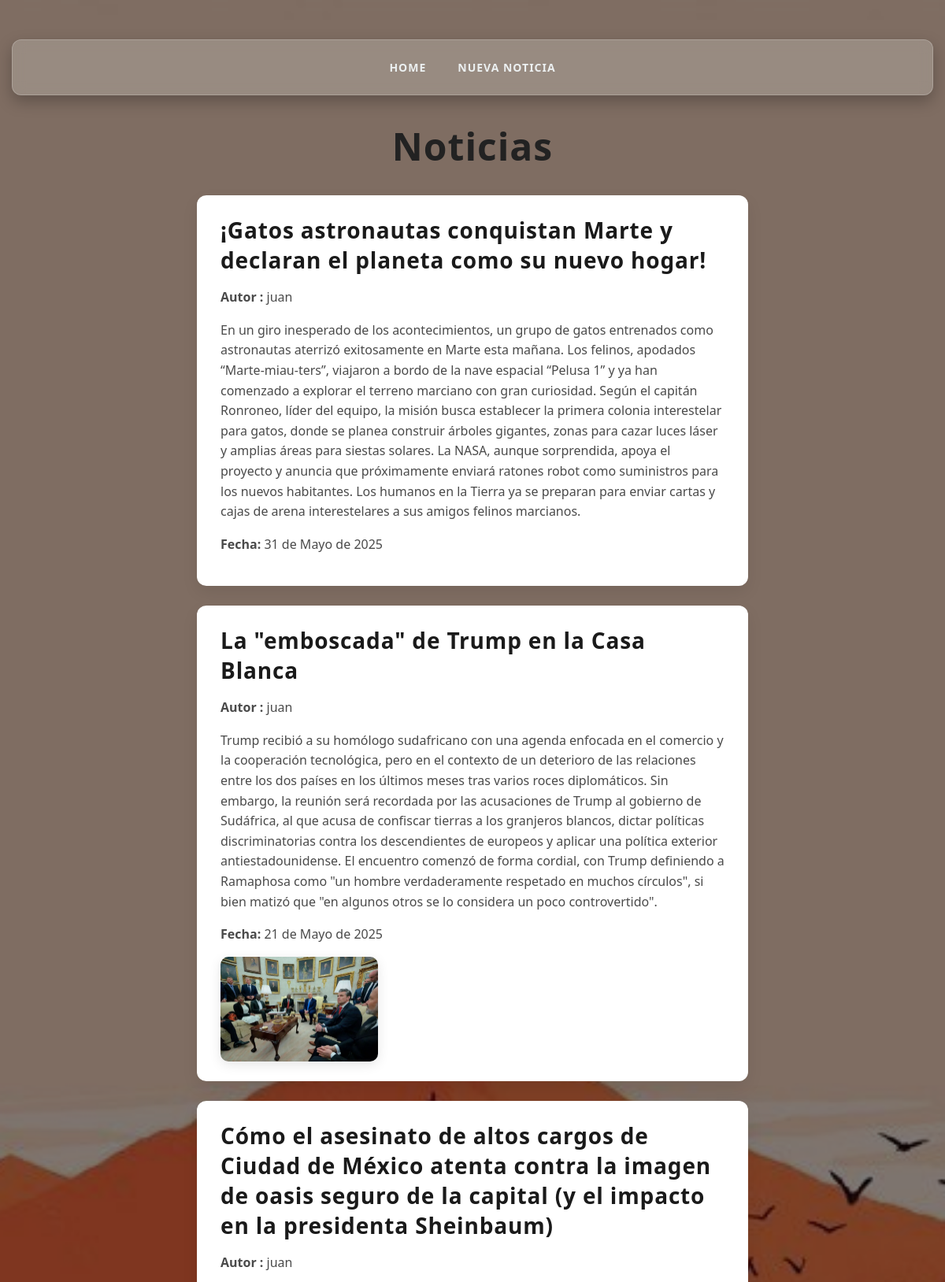
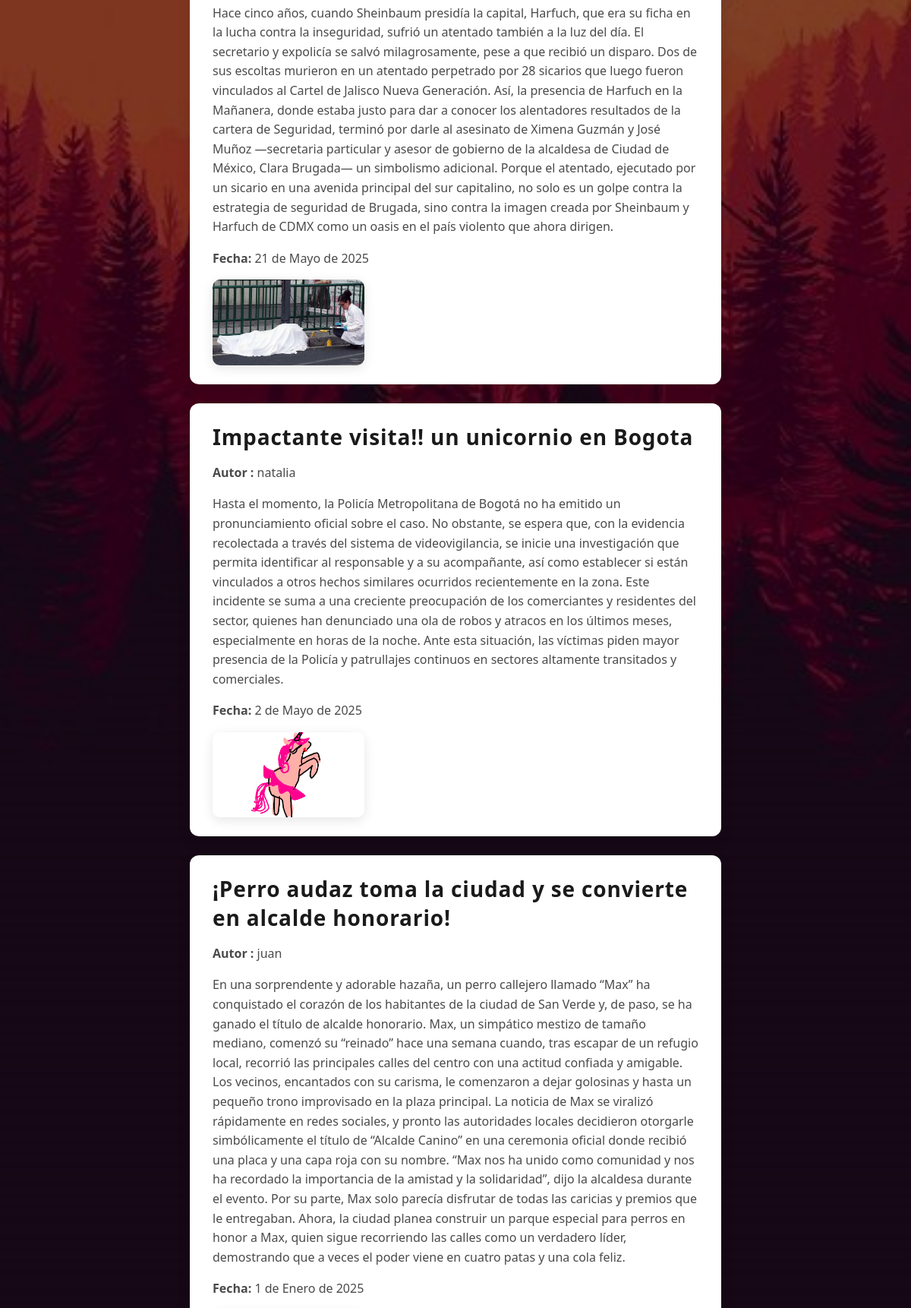
The app's page /listar/ (upper part) with its own data (2 pictures, top to bottom).
### applications/Noticia/models.py (models this page shows, shortened)
class Noticia(models.Model):
    autor = models.ForeignKey(User, on_delete=models.CASCADE)
    Titulo = models.CharField('Título de la noticia', max_length=400, unique=True)
    Parrafo = models.TextField('Contenido de la Noticia', max_length=10000)
    Fecha_Publicacion = models.DateField('Fecha de publicación')
    imagen = models.ImageField(upload_to='Noticia/', blank=True, null=True)

### applications/Noticia/views.py (the view)
# urls.py: path('listar/', views.ListarNoticias.as_view(), name='listar_noticias'),
class ListarNoticias(ListView):
    model = Noticia
    template_name = 'noticia/listar_noticias.html'
    context_object_name = 'noticias'
    queryset = Noticia.objects.all().order_by('-Fecha_Publicacion')

### templates/noticia/listar_noticias.html (shortened to what this page needs)
{% load static %}
<!DOCTYPE html>
<head>
    <link rel="stylesheet" type="text/css" href="{% static 'css/fondoNoticia.css' %}">
</head>
<body>
    <nav class="menu">
    <link rel="stylesheet" type="text/css" href="{% static 'css/barra_navegacion.css' %}">
        <a class="item" href="{% url 'Home' %}">Home</a>
        <a class="item" href="{% url 'crear_noticia' %}">Nueva Noticia</a>
    </nav>
    <h1>Noticias</h1>
        <link rel="stylesheet" type="text/css" href="{% static 'css/estilo_lista.css' %}">
    <ul>
        {% for noticia in noticias %}
            <li>
                <h2>{{ noticia.Titulo }}</h2>
                <p><strong> Autor : </strong> {{ noticia.autor }}</p>
                <p>{{ noticia.Parrafo }}</p>
                <p><strong>Fecha:</strong> {{ noticia.Fecha_Publicacion }}</p>
                {% if noticia.imagen %}
                    <img src="{{ noticia.imagen.url }}" alt="Imagen de la noticia" width="200">
                {% endif %}
            </li>
        {% empty %}
            <li>No hay noticias registradas por ahora.</li>
        {% endfor %}
    </ul>
</body>
</html>

### static/css/fondoNoticia.css (style rules this page uses)
body { margin: 0; padding: 0; font-family: 'Poppins', sans-serif; background: url("../img/noticias.jpg") no-repeat center center fixed; background-size: cover; color: #fff; }
body::before { content: ""; position: fixed; top: 0; left: 0; right: 0; bottom: 0; background-color: rgba(0, 0, 0, 0.5); z-index: -1; }

### static/css/barra_navegacion.css (style rules this page uses)
nav.menu { background: rgba(193, 188, 182, 0.378); backdrop-filter: blur(8px); -webkit-backdrop-filter: blur(8px); border-radius: 12px; padding: 10px 20px; margin: 20px auto; display: flex; flex-wrap: wrap; justify-content: center; align-items: center; box-shadow: 0 8px 20px rgba(0, 0, 0, 0.25); border: 1px solid rgba(255, 255, 255, 0.2); }
nav.menu .item { font-size: 14px; color: #ecf0f1; text-decoration: none; padding: 15px 20px; position: relative; z-index: 1; transition: background-color 0.3s ease; text-transform: uppercase; font-weight: 600; letter-spacing: 1px; }

### static/css/estilo_lista.css (style rules this page uses)
body { font-family: 'Segoe UI', Tahoma, Geneva, Verdana, sans-serif; background-color: #f4f7fa; margin: 0; padding: 30px 15px; color: #333333; }
ul { list-style: none; padding: 0; max-width: 700px; margin: 0 auto; }
ul li { background: #ffffff; border-radius: 12px; box-shadow: 0 8px 20px rgba(0,0,0,0.08); padding: 25px 30px; margin-bottom: 25px; transition: box-shadow 0.3s ease, transform 0.3s ease; cursor: pointer; }
ul li h2 { margin-top: 0; color: #1a1a1a; font-size: 28px; font-weight: 700; letter-spacing: 0.03em; margin-bottom: 12px; }
ul li p { color: #4a4a4a; font-size: 16px; line-height: 1.6; margin-bottom: 15px; }
ul li img { display: block; margin-top: 15px; max-width: 100%; border-radius: 10px; object-fit: cover; box-shadow: 0 4px 15px rgba(0,0,0,0.1); transition: transform 0.3s ease; }
h1 { color: #222222 !important; font-weight: 700 !important; font-size: 3rem !important; margin-bottom: 30px !important; text-align: center !important; letter-spacing: 1px !important; }

### records on screen
Noticia: Titulo "¡Gatos astronautas conquistan Marte y declaran el planeta como su nuevo hogar!", autor "juan", Parrafo "En un giro inesperado de los acontecimientos, un grupo de gatos entrenados como astronautas aterrizó exitosamente en Marte esta mañana. Los felinos, apodados “Marte-miau-ters”, viajaron a bordo de la nave espacial “Pelusa 1” y ya han comenzado a explorar el terreno marciano con gran curiosidad. Según el capitán Ronroneo, líder del equipo, la misión busca establecer la primera colonia interestelar para gatos, donde se planea construir árboles gigantes, zonas para cazar luces láser y amplias áreas para siestas solares. La NASA, aunque sorprendida, apoya el proyecto y anuncia que próximamente enviará ratones robot como suministros para los nuevos habitantes. Los humanos en la Tierra ya se…", Fecha_Publicacion "31 de Mayo de 2025"
Noticia: Titulo "La \"emboscada\" de Trump en la Casa Blanca", autor "juan", Parrafo "Trump recibió a su homólogo sudafricano con una agenda enfocada en el comercio y la cooperación tecnológica, pero en el contexto de un deterioro de las relaciones entre los dos países en los últimos meses tras varios roces diplomáticos. Sin embargo, la reunión será recordada por las acusaciones de Trump al gobierno de Sudáfrica, al que acusa de confiscar tierras a los granjeros blancos, dictar políticas discriminatorias contra los descendientes de europeos y aplicar una política exterior antiestadounidense. El encuentro comenzó de forma cordial, con Trump definiendo a Ramaphosa como \"un hombre verdaderamente respetado en muchos círculos\", si bien matizó que \"en algunos otros se lo considera…", Fecha_Publicacion "21 de Mayo de 2025", imagen (picture)
Noticia: Titulo "Cómo el asesinato de altos cargos de Ciudad de México atenta contra la imagen de oasis seguro de la capital (y el impacto en la presidenta Sheinbaum)", autor "juan", Parrafo "Hace cinco años, cuando Sheinbaum presidía la capital, Harfuch, que era su ficha en la lucha contra la inseguridad, sufrió un atentado también a la luz del día. El secretario y expolicía se salvó milagrosamente, pese a que recibió un disparo. Dos de sus escoltas murieron en un atentado perpetrado por 28 sicarios que luego fueron vinculados al Cartel de Jalisco Nueva Generación. Así, la presencia de Harfuch en la Mañanera, donde estaba justo para dar a conocer los alentadores resultados de la cartera de Seguridad, terminó por darle al asesinato de Ximena Guzmán y José Muñoz —secretaria particular y asesor de gobierno de la alcaldesa de Ciudad de México, Clara Brugada— un simbolismo…", Fecha_Publicacion "21 de Mayo de 2025", imagen (picture)
Noticia: Titulo "Impactante visita!! un unicornio en Bogota", autor "natalia", Parrafo "Hasta el momento, la Policía Metropolitana de Bogotá no ha emitido un pronunciamiento oficial sobre el caso. No obstante, se espera que, con la evidencia recolectada a través del sistema de videovigilancia, se inicie una investigación que permita identificar al responsable y a su acompañante, así como establecer si están vinculados a otros hechos similares ocurridos recientemente en la zona. Este incidente se suma a una creciente preocupación de los comerciantes y residentes del sector, quienes han denunciado una ola de robos y atracos en los últimos meses, especialmente en horas de la noche. Ante esta situación, las víctimas piden mayor presencia de la Policía y patrullajes continuos en…", Fecha_Publicacion "2 de Mayo de 2025", imagen (picture)
Noticia: Titulo "¡Perro audaz toma la ciudad y se convierte en alcalde honorario!", autor "juan", Parrafo "En una sorprendente y adorable hazaña, un perro callejero llamado “Max” ha conquistado el corazón de los habitantes de la ciudad de San Verde y, de paso, se ha ganado el título de alcalde honorario. Max, un simpático mestizo de tamaño mediano, comenzó su “reinado” hace una semana cuando, tras escapar de un refugio local, recorrió las principales calles del centro con una actitud confiada y amigable. Los vecinos, encantados con su carisma, le comenzaron a dejar golosinas y hasta un pequeño trono improvisado en la plaza principal. La noticia de Max se viralizó rápidamente en redes sociales, y pronto las autoridades locales decidieron otorgarle simbólicamente el título de “Alcalde Canino” en…", Fecha_Publicacion "1 de Enero de 2025"
